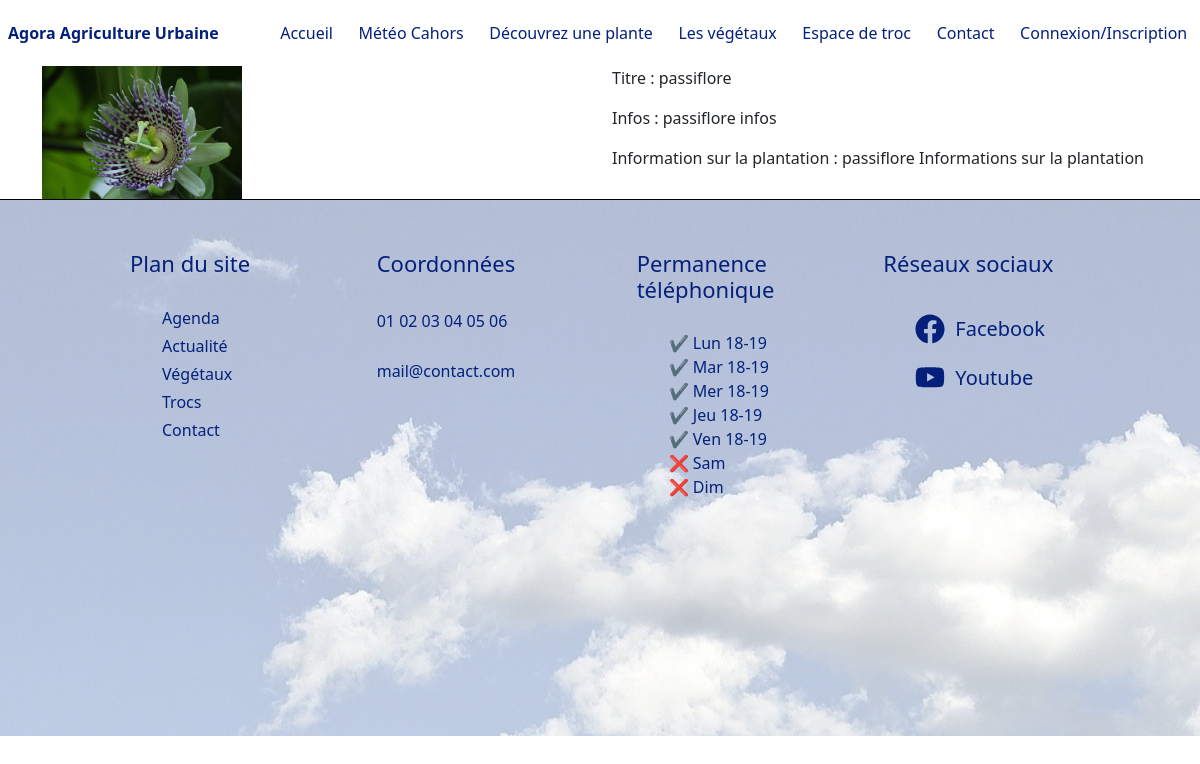
The page /vegetaux/p/35 on the database its author committed.
### tables this page shows
CREATE TABLE `vegetaux` (
  `idVegetal` int(11) NOT NULL,
  `nomVegetal` varchar(50) NOT NULL,
  `infosVegetal` text NOT NULL,
  `imageVegetal` varchar(100) NOT NULL,
  `plantationVegetal` text NOT NULL,
  `idUtilisateur` int(11) DEFAULT NULL,
  `idFamilleVegetal` int(11) DEFAULT NULL
);

### controllers/planteController.controller.php (called while the page is built, shortened)
<?php
require_once "models/planteManager.class.php";
class PlanteController{
    private $planteManager;
    public function __construct(){
        $this->planteManager = new PlantManager;
        $this->planteManager->chargementPlantes();
    }
    public function afficherPlante($id){
        $plant = $this->planteManager->getPlantById($id);
        require "views/afficherPlante.view.php";
    }
}

### models/planteManager.class.php (called while the page is built, shortened)
<?php
require_once "connexion_bdd.class.php";
require_once "plante.class.php";
class PlantManager extends Model{
    private $plants;
    public function ajoutPlante($plant){
        $this->plants[] = $plant;
    }
    public function chargementPlantes(){
        $req = $this->getBdd()->prepare("SELECT * FROM vegetaux ORDER BY nomVegetal");
        $req->execute();
        $lesVegetaux = $req->fetchAll(PDO::FETCH_ASSOC);
    }
    public function getPlantById($id){
        for($i=0; $i < count($this->plants);$i++){
            if($this->plants[$i]->getIdVegetal() == $id){
                return $this->plants[$i];
            }
        }
        throw new Exception("La plante n'existe pas");
    }
}

### models/plante.class.php (called while the page is built, shortened)
<?php
class Vegetal
    {
        private $idVegetal;
        private $nomVegetal;
        private $infosVegetal;
        private $plantationVegetal;
        private $imageVegetal;
        public function __construct($idVegetal, $nomVegetal, $infosVegetal, $plantationVegetal, $imageVegetal, $idFamilleVegetal)
        {
            $this->idVegetal = $idVegetal;
            $this->nomVegetal = $nomVegetal;
            $this->infosVegetal = $infosVegetal;
            $this->plantationVegetal = $plantationVegetal;
            $this->imageVegetal = $imageVegetal;
        }
        public function getIdVegetal(){return $this->idVegetal;}
        public function getNomVegetal(){return $this->nomVegetal;}
        public function getInfosVegetal(){return $this->infosVegetal;}
        public function getPlantationVegetal(){return $this->plantationVegetal;}
        public function getImageVegetal(){return $this->imageVegetal;}
    }

### models/connexion_bdd.class.php (called while the page is built, shortened)
<?php
abstract class Model{
    private static $pdo;
    private static function setBdd(){
        self::$pdo = new PDO("mysql:host=localhost;dbname=agoraagricultureurbaine;charset=utf8","root","");
        self::$pdo->setAttribute(PDO::ATTR_ERRMODE,PDO::ERRMODE_WARNING);
    }
    protected function getBdd(){
        return self::$pdo;
    }
}

### views/afficherPlante.view.php (the view, shortened to what this page needs)
<link href="https://cdn.jsdelivr.net/npm/bootstrap@5.0.0-beta3/dist/css/bootstrap.min.css" rel="stylesheet">
<div class="row">
    <div class="col-6">
        <img src="<?= URL ?>public/images/plants/<?= $plant->getImageVegetal(); ?>" width="200px;">
    </div>
    <div class="col-6">
        <p>Titre : <?= $plant->getNomVegetal(); ?></p>
        <p>Infos : <?= $plant->getInfosVegetal(); ?></p>
        <p>Information sur la plantation : <?= $plant->getPlantationVegetal(); ?></p>
    </div>
</div>
<?php
require "template.php";
?>

### public/css/common.css (style rules this page uses)
body { font-family: Roboto, Helvetica, sans-serif; margin: 0; padding: 0; }

### rows shown on the page
vegetaux: imageVegetal (picture), nomVegetal "passiflore", infosVegetal "passiflore infos", plantationVegetal "passiflore Informations sur la plantation"
